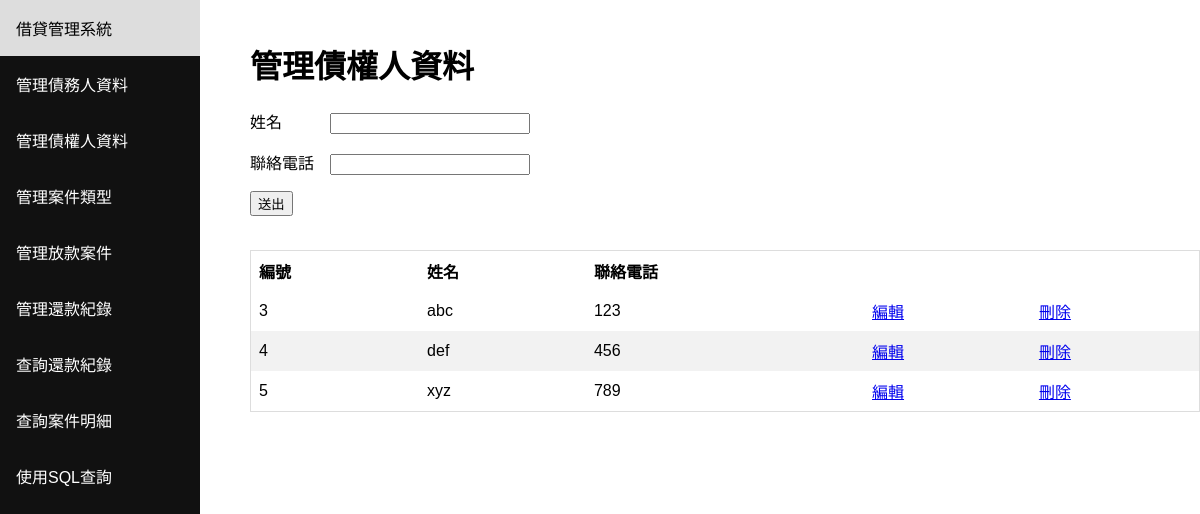
Screenshot of /creditor with the database file from the repository.
### tables this page shows
CREATE TABLE "CREDITOR" (
	`CreditorNumber`	INTEGER NOT NULL PRIMARY KEY AUTOINCREMENT UNIQUE,
	`Name`	TEXT NOT NULL,
	`PhoneNumber`	INTEGER
);

### main.py (the view)
@app.route('/creditor', methods=['GET', 'POST'])
def creditor():
    if request.method == 'POST':
        edit_data('CREDITOR')
    table = get_query("select * from CREDITOR;")
    return render_template(
                'creditor.html',
                columns=['編號','姓名','聯絡電話'],
                table=table,
                edit=False
            )

### main.py (called while the page is built)
def get_query(query):
    conn = sqlite3.connect('database.db')
    conn.row_factory = sqlite3.Row
    cur = conn.cursor()
    exe = cur.execute(query)
    rows = cur.fetchall()
    conn.close()
    output = []
    for row in rows:
        temp = dict(row)
        output.append(list(temp.values()))
    return output

### templates/creditor.html (shortened to what this page needs)
<html><header><title>Layout</title></header><body><div class="sidenav"><a href="/">借貸管理系統</a><a href="/debter">管理債務人資料</a><a href="/creditor">管理債權人資料</a><a href="/project_type">管理案件類型</a><a href="/project">管理放款案件</a><a href="/period">管理還款紀錄</a><a href="/repayment_record">查詢還款紀錄</a><a href="/">查詢案件明細</a><a href="/sql">使用SQL查詢</a></div><div class="content"><h1>管理債權人資料</h1><form method="POST" action=""><div>{% if edit %}<p>姓名　　　<input name="Name" style="width:200px" value="{{ data[0] }}"/></p><p>聯絡電話　<input name="PhoneNumber" style="width:200px" value="{{ data[1] }}"/></p>{% else %}<p>姓名　　　<input name="Name" style="width:200px"/></p><p>聯絡電話　<input name="PhoneNumber" style="width:200px"/></p>{% endif %}<p>   <input type="submit" value="送出"/></p></div><br/><div style="overflow-x:auto;"><table><thead><tr>{% for column in columns %}<th>{{ column }}</th>{% endfor %}<th></th><th> </th></tr></thead><tbody>{% for row in table %}<tr>{% for item in row %}<td>{{ item }}</td>{% endfor %}<td><a href="/creditor/edit/{{ row[0] }}">編輯</a></td><td><a href="/creditor/delete/{{ row[0] }}">刪除</a></td></tr>{% endfor %}</tbody></table></div></form></div></body></html>

### templates/creditor.html (style rules this page uses)
* { box-sizing: border-box; }
body { margin: 0; font-family: Arial, Helvetica, sans-serif; }
.sidenav { height: 100%; width: 200px; position: fixed; z-index: 1; top: 0; left: 0; background-color: #111; overflow-x: hidden; }
.sidenav a { color: white; padding: 16px; text-decoration: none; display: block; }
.content { margin-left: 200px; padding-left: 50px; padding-top: 20px; }
table { border-collapse: collapse; border-spacing: 0; width: 100%; border: 1px solid #ddd; }
th, td { text-align: left; padding: 8px; }
tr:nth-child(even) { background-color: #f2f2f2 }

### rows the page displays
CREDITOR: row "3" "123", Name "abc"
CREDITOR: row "4", Name "def", PhoneNumber "456"
CREDITOR: row "5", Name "xyz", PhoneNumber "789"

### other values shown
{{ column }} "編號" "姓名" "聯絡電話"
